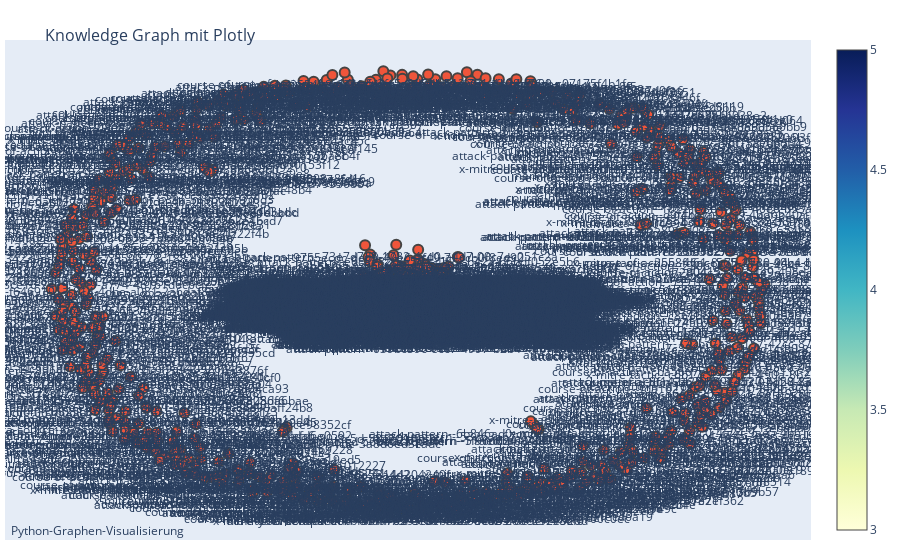

Notebook source saved alongside this figure:
### Code cell
pos = nx.spring_layout(G)

edge_x = []
edge_y = []
for edge in G.edges():
    x0, y0 = pos[edge[0]]
    x1, y1 = pos[edge[1]]
    edge_x.append(x0)
    edge_x.append(x1)
    edge_x.append(None)
    edge_y.append(y0)
    edge_y.append(y1)
    edge_y.append(None)

edge_trace = go.Scatter(
    x=edge_x, y=edge_y,
    line=dict(width=0.5, color='#888'),
    hoverinfo='none',
    mode='lines')

node_x = []
node_y = []
text = []
for node in G.nodes():
    x, y = pos[node]
    node_x.append(x)
    node_y.append(y)
    text.append(node)

node_trace = go.Scatter(
    x=node_x, y=node_y,
    mode='markers+text',
    hoverinfo='text',
    text=text,
    textposition="bottom center",
    marker=dict(
        showscale=True,
        colorscale='YlGnBu',
        size=10,
        line_width=2))

fig = go.Figure(data=[edge_trace, node_trace],
             layout=go.Layout(
                title='<br>Knowledge Graph mit Plotly',
                titlefont_size=16,
                showlegend=False,
                hovermode='closest',
                margin=dict(b=20,l=5,r=5,t=40),
                annotations=[ dict(
                    text="Python-Graphen-Visualisierung",
                    showarrow=False,
                    xref="paper", yref="paper",
                    x=0.005, y=-0.002 ) ],
                xaxis=dict(showgrid=False, zeroline=False, showticklabels=False),
                yaxis=dict(showgrid=False, zeroline=False, showticklabels=False))
                )

fig.show()

### Figure 1 — Plotly figure (JSON) as saved in the notebook; plotly's stock layout.template omitted (floating-point values rounded to 4 significant figures; data arrays with more than 128 entries replaced by an {"elided": "..."} marker saying what was removed)
{"data": [{"hoverinfo": "none", "line": {"color": "#888", "width": 0.5}, "mode": "lines", "type": "scatter", "x": {"elided": "60030 float values"}, "y": {"elided": "60030 float values"}}, {"hoverinfo": "text", "marker": {"colorscale": [[0, "rgb(255,255,217)"], [0.125, "rgb(237,248,177)"], [0.25, "rgb(199,233,180)"], [0.375, "rgb(127,205,187)"], [0.5, "rgb(65,182,196)"], [0.625, "rgb(29,145,192)"], [0.75, "rgb(34,94,168)"], [0.875, "rgb(37,52,148)"], [1, "rgb(8,29,88)"]], "line": {"width": 2}, "showscale": true, "size": 10}, "mode": "markers+text", "text": {"elided": "2741 str values"}, "textposition": "bottom center", "type": "scatter", "x": {"elided": "2741 float values"}, "y": {"elided": "2741 float values"}}], "layout": {"annotations": [{"showarrow": false, "text": "Python-Graphen-Visualisierung", "x": 0.005, "xref": "paper", "y": -0.002, "yref": "paper"}], "hovermode": "closest", "margin": {"b": 20, "l": 5, "r": 5, "t": 40}, "showlegend": false, "title": {"font": {"size": 16}, "text": "<br>Knowledge Graph mit Plotly"}, "xaxis": {"showgrid": false, "showticklabels": false, "zeroline": false}, "yaxis": {"showgrid": false, "showticklabels": false, "zeroline": false}}}
